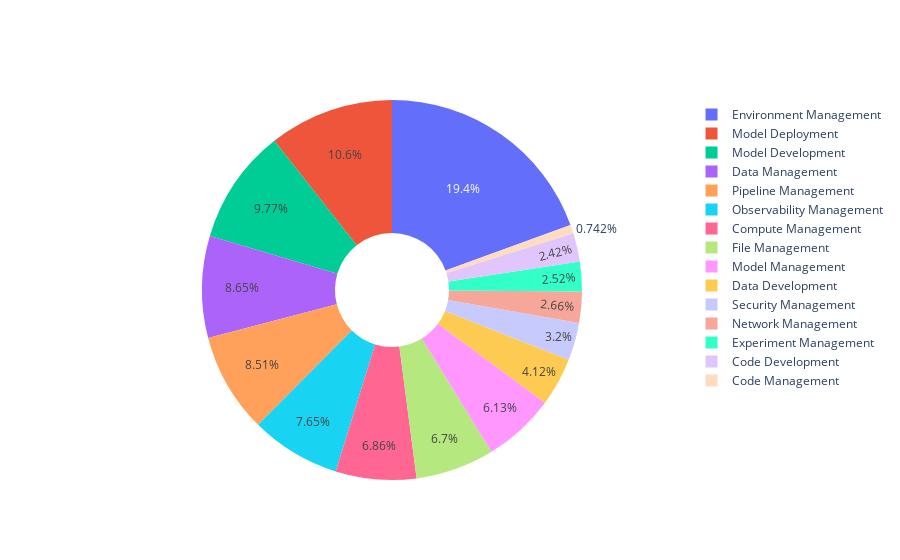

Notebook code cell kept with this figure:
### Code cell
# assign human-readable & high-level topics to challenges & solutions

df = pd.read_json(os.path.join(path_rq12, 'topics.json'))
df['Challenge_topic_macro'] = -1

for index, row in df.iterrows():
    if row['Challenge_topic'] in macro_topic_mapping:
        df.at[index, 'Challenge_topic_macro'] = int(macro_topic_mapping[row['Challenge_topic']])
    else:
        df.drop(index, inplace=True)

df.to_json(os.path.join(path_rq12, 'macro-topics.json'), indent=4, orient='records')

df_number = pd.DataFrame()

values = []
labels = []

for index, group in df.groupby('Challenge_topic_macro'):
    topic_list = [topic + 1 for topic in macro_topic2index_dict[macro_topic_indexing[index]]]
    entry = {
        'Index': index + 1,
        'Macro-topic': macro_topic_indexing[index],
        'Percentage (%)': round(len(group)/len(df)*100, 2),
        'Unresolved rate (%)': round(len(group[group['Challenge_resolved_time'].isna()])/len(group)*100, 2),
        'Median resolution time (h)': round(group['Challenge_resolved_time'].median(), 2),
        'Topic list': topic_list,
    }
    df_number = pd.concat([df_number, pd.DataFrame([entry])], ignore_index=True)
    labels.append(macro_topic_indexing[index])
    values.append(len(group))

print(df_number.to_latex(float_format="%.2f", index=False))
fig = go.Figure(data=[go.Pie(labels=labels, values=values, hole=.3)])
fig.show()

### Figure 1 — Plotly figure (JSON) as saved in the notebook; plotly's stock layout.template omitted (floating-point values rounded to 4 significant figures)
{"data": [{"hole": 0.3, "labels": ["Code Development", "Code Management", "Compute Management", "Data Development", "Data Management", "Environment Management", "Experiment Management", "File Management", "Model Development", "Model Management", "Model Deployment", "Network Management", "Observability Management", "Pipeline Management", "Security Management"], "type": "pie", "values": [333, 102, 943, 566, 1189, 2671, 346, 921, 1343, 842, 1461, 366, 1051, 1169, 440]}], "layout": {}}
